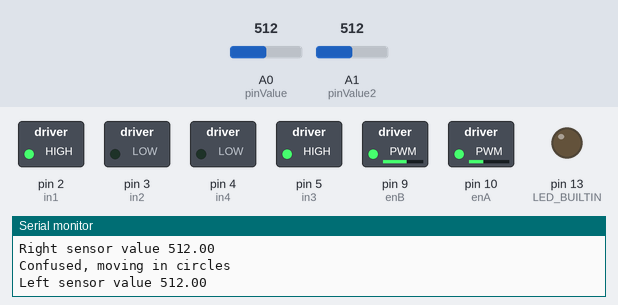
The sketch below on a simulated Arduino Uno, built with avr-gcc and run on an emulated ATmega328P. On the bench: switched loads named in the sketch (green lamp = pin HIGH), output pins drawn as LEDs (lit = HIGH), the last lines printed to the serial monitor. The inputs (shaded band) are chosen by the test bench; at power-on: A0 (pinValue) = 512, A1 (pinValue2) = 512.

Above: at 0.7 s.
1.3 s: A0 (pinValue) set to 535
4.3 s: A0 (pinValue) set to 559
At 5.6 s:
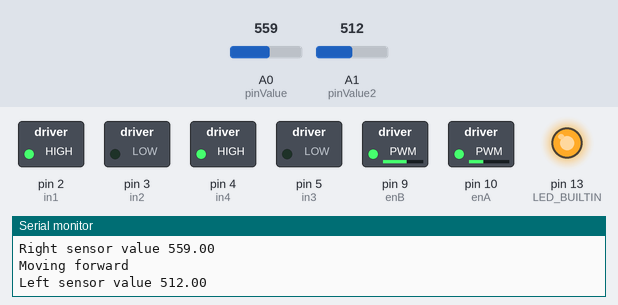
5.9 s: A1 (pinValue2) set to 390
At 7.2 s:
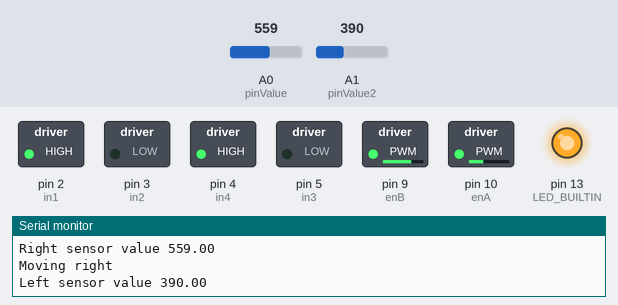
7.6 s: A1 (pinValue2) set to 716
At 8.6 s:
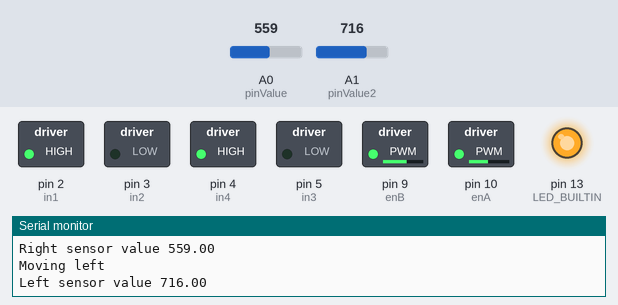
Timing chart, 0 to 10.3 s (numbered marks = the images above; inputs shaded):
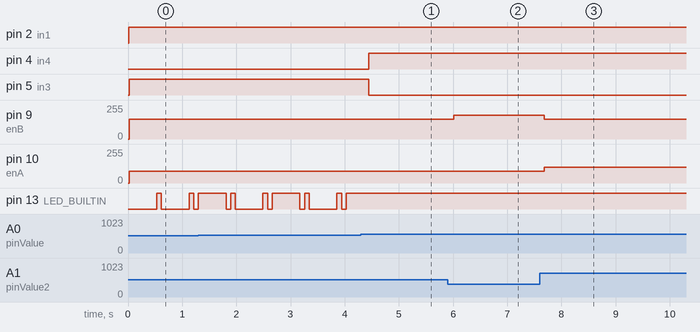

The sketch:

motor.ino
```cpp
int enA = 10;
int enB = 9;
int in1 = 2;
int in2 = 3;
int in3 = 5;
int in4 = 4;
int motorSpeedForwardL = 150;
int motorSpeedForwardR = 90;
int pinValue = A0;
int pinValue2 = A1;
int init_time = millis();
unsigned long current_time;
#define threshold 550
unsigned long start_time;
float NMleft;
float NMright;

void setup()
{
  Serial.begin(9600);
  pinMode(enA,OUTPUT);
  pinMode(in1,OUTPUT);
  pinMode(in2,OUTPUT);
  digitalWrite(in1,LOW);
  digitalWrite(in2,LOW);
  pinMode(in3,OUTPUT);
  pinMode(in4,OUTPUT);
  digitalWrite(in3,LOW);
  digitalWrite(in4,LOW);
  pinMode(LED_BUILTIN, OUTPUT);
  start_time = millis();

}


void loop() {
  current_time = millis();
  //resetting the start_time time to toggle the LED in case 600ms have passed and it has not been
  //reset by the LED function
  if (current_time - start_time > 600) {
    start_time = millis();
  }

  float rightSensorValue;
  float leftSensorValue;

  rightSensorValue = analogRead(pinValue);
  leftSensorValue = analogRead(pinValue2);

  Serial.println("Left sensor value " + String(leftSensorValue));
  Serial.println("Right sensor value " + String(rightSensorValue));

  NMleft = leftSensorValue/(leftSensorValue + rightSensorValue);
  NMright = rightSensorValue/(leftSensorValue + rightSensorValue);

    //if both sensors have approximately the same amount of light falling upon them
    if (abs(NMleft - NMright) < 0.10) {

      //if both sensors have low values, it is confused
        if(rightSensorValue < threshold && leftSensorValue < threshold) {
            Serial.println("Confused, moving in circles");
            moveCircle();
         }
        else {
          Serial.println("Moving forward");
          moveForward();
        }
      }
    //if there is light on the left side
    else if (NMleft - NMright > 0.10 && leftSensorValue > threshold) {
      Serial.println("Moving left");
      moveLeft();
    }
    //if there is light on the right side
    else if(NMright - NMleft > 0.10 && rightSensorValue > threshold) {
      Serial.println("Moving right");
      moveRight();
    }
    else {
      Serial.println("Confused, moving in Circles");
      moveCircle();
    }
}


void moveForward() {

  digitalWrite(in1,HIGH);
  digitalWrite(in2,LOW);
  analogWrite(enA,motorSpeedForwardR);

  digitalWrite(in3,LOW);
  digitalWrite(in4,HIGH);
  analogWrite(enB,motorSpeedForwardL);

}

void moveCircle() {

  if((current_time-start_time) > 400 && (current_time-start_time) < 600) {
    if (digitalRead(LED_BUILTIN) == HIGH) digitalWrite(LED_BUILTIN, LOW);
    else digitalWrite(LED_BUILTIN, HIGH);
  }
  digitalWrite(in1,HIGH);
  digitalWrite(in2,LOW);
  analogWrite(enA,motorSpeedForwardR);

  digitalWrite(in3,HIGH);
  digitalWrite(in4,LOW);
  analogWrite(enB,motorSpeedForwardL);

}


void moveLeft() {
  digitalWrite(in1,HIGH);
  digitalWrite(in2,LOW);
  analogWrite(enA,motorSpeedForwardR + 30);

  digitalWrite(in3,LOW);
  digitalWrite(in4,HIGH);
  analogWrite(enB,motorSpeedForwardL);

}


void moveRight() {
  digitalWrite(in1,HIGH);
  digitalWrite(in2,LOW);
  analogWrite(enA,motorSpeedForwardR);

  digitalWrite(in3,LOW);
  digitalWrite(in4,HIGH);
  analogWrite(enB,motorSpeedForwardL + 30);

}
```

Measured:
- the behaviour switches between 549 and 550 on A0 (pinValue) (found by bisection; images 0 and 1)
- after the input at 4.3 s, pin 4 (in4): LOW → HIGH after 0.14 s; pin 5 (in3): HIGH → LOW after 0.14 s; pin 13 (LED_BUILTIN): stops changing and stays HIGH
- after the input at 5.9 s, pin 9 (enB): 150/255 → 180/255 after 0.12 s
- after the input at 7.6 s, pin 9 (enB): 180/255 → 150/255 after 0.09 s; pin 10 (enA): 90/255 → 120/255 after 0.09 s
